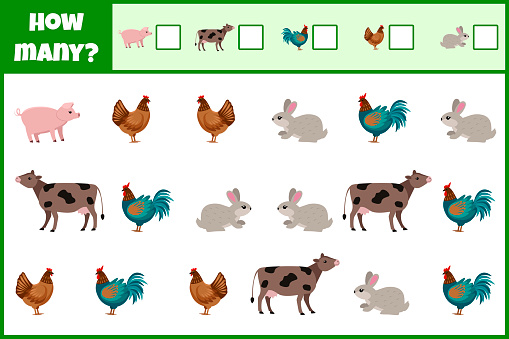
#> input picture src/image/01/animal.jpg, 509 x 339 px, found by its file name
$ jupyter execute Lesson18.ipynb
#> lines starting #> are read from the running program, lines starting #| are printed output that depends on the picture; after the words box and inside, x2 and y2 are one past the last pixel; in counts of white or black regions, pixels touching at a corner belong together
[cell 1]
# Hinh thai hoc (Morphology)
# Erosion: thu nho kich thuoc cua doi tuong trong anh
# Dilation: Mo rong kich thuoc cua doi tuong trong anh
# Opening: Thuc hien erosion sau do dilation giup loai bo nhieu va noi cac doi tuong
# Closing: Thuc hien dilation sau do erosion giup loai bo nhieu va lap day lo
import numpy as np
import matplotlib.pyplot as plt
from scipy import ndimage
from PIL import Image

# Đọc ảnh
image_path = 'D:/Python/computervision/image/01/animal.jpg'
image = Image.open(image_path)
#> image is the input picture: PIL image 509x339 RGB; mean R, G, B 210.6, 223.5, 205.1

# Chuyển sang ảnh xám
gray_image = image.convert('L')
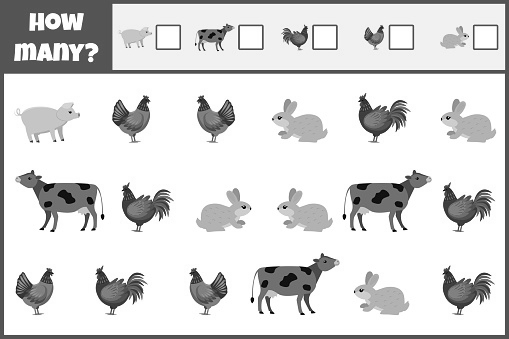
#> gray_image: PIL image 509x339 L; min 0, max 255, mean 217.6

image_array = np.array(gray_image)

# Chuyển sang ảnh nhị phân (<200 set to 1 (white) opposite set to 0(black))
binary_image = 1*(image_array<200)
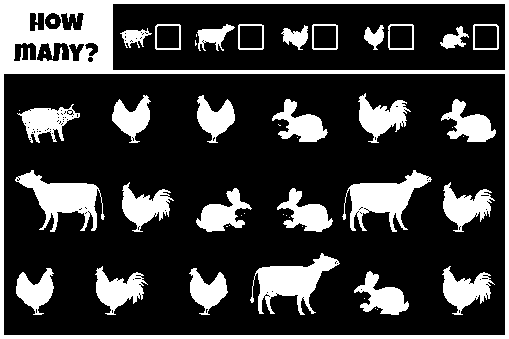
#> binary_image: shape (339, 509) int64; values 0 (black) and 1 (white), 23.9% white; 49 white regions (19 under 20 px), largest, box (x1, y1, x2, y2) and area: (0, 0, 509, 339) 14271, (250, 253, 340, 315) 2348, (15, 170, 105, 232) 2340

# Đánh nhãn
labeled_image, num_features = ndimage.label(binary_image)
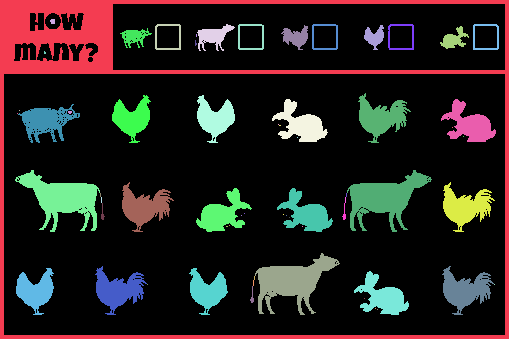
#> labeled_image: shape (339, 509) int32; 64 distinct labels, from 0 to 63; one colour per label, 0 black
#> num_features = 63

# Tạo lưới subplot với 3 dòng và 1 cột
fig, axs = plt.subplots(3, 1, figsize=(20, 20))

plt.subplot(3,1,1)
plt.imshow(gray_image, cmap='gray')
plt.title("Ảnh xám")

plt.subplot(3,1,2)
plt.imshow(binary_image, cmap='gray')
plt.title("Ảnh nhị phân")

plt.subplot(3,1,3)
plt.imshow(labeled_image, cmap='gray')
plt.title(f"Đã đánh nhãn ({num_features} đối tượng)")

plt.show()
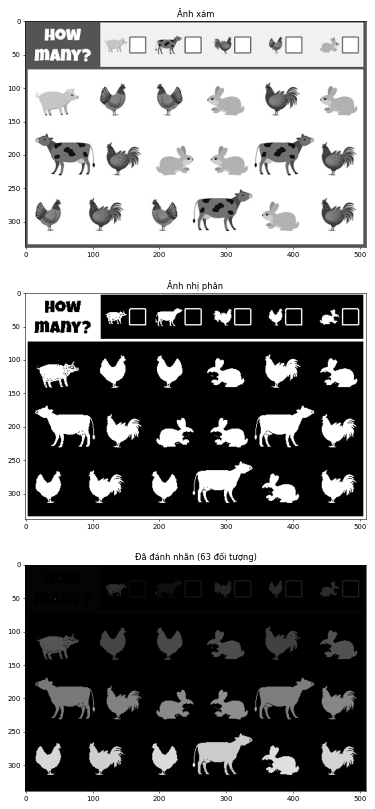
#> figure drawn by matplotlib, 3 panels

[cell 2]
import numpy as np
import matplotlib.pyplot as plt
from scipy import ndimage
from PIL import Image

# Đọc ảnh
image_path = 'D:/Python/computervision/image/01/animal.jpg'
image = Image.open(image_path)

# Chuyển sang ảnh xám
gray_image = image.convert('L')

image_array = np.array(gray_image)

# Chuyển sang ảnh nhị phân
binary_image = 1*(image_array<200)

# Thực hiện opening để loại bỏ nhiễu và nối các đối tượng
opened_image = ndimage.binary_opening(binary_image, structure=np.ones((5,5))) # Truot ma tran 5*5
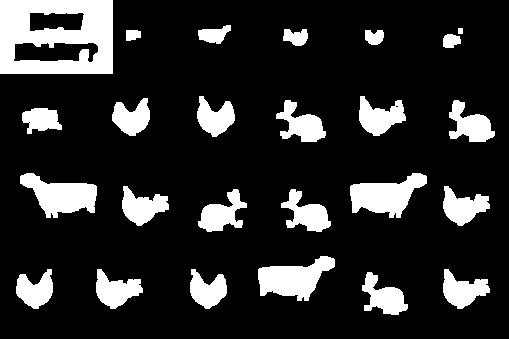
#> opened_image: shape (339, 509) bool; 16.7% white; 25 white regions, largest, box (x1, y1, x2, y2) and area: (0, 0, 113, 74) 6320, (258, 256, 335, 301) 1976, (20, 173, 97, 218) 1964
closed_image = ndimage.binary_closing(binary_image, structure=np.ones((5,5)))
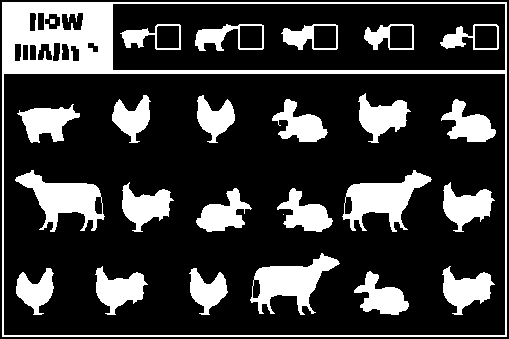
#> closed_image: shape (339, 509) bool; 23.1% white; 26 white regions (1 under 20 px), largest, box (x1, y1, x2, y2) and area: (2, 2, 507, 337) 11130, (15, 170, 105, 232) 2461, (342, 170, 432, 232) 2461

# Đánh nhãn
labeled_image, num_features = ndimage.label(opened_image)
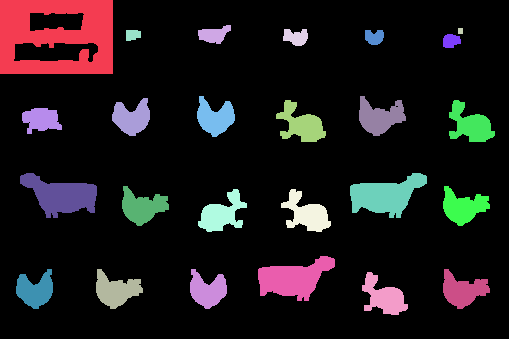
#> labeled_image: shape (339, 509) int32; 26 distinct labels, from 0 to 25; one colour per label, 0 black
#> num_features = 25

# Tạo lưới subplot với 3 dòng và 1 cột
fig, axs = plt.subplots(5, 1, figsize=(20, 20))

plt.subplot(5,1,1)
plt.imshow(gray_image, cmap='gray')
plt.title("Ảnh xám")

plt.subplot(5,1,2)
plt.imshow(binary_image, cmap='gray')
plt.title("Ảnh nhị phân")

plt.subplot(5,1,3)
plt.imshow(opened_image, cmap='gray')
plt.title("Ảnh sau opening")

plt.subplot(5,1,4)
plt.imshow(closed_image, cmap='gray')
plt.title("Ảnh sau closing")

plt.subplot(5,1,5)
plt.imshow(labeled_image, cmap='gray')
plt.title(f"Đã đánh nhãn ({num_features} đối tượng)")

plt.show()
